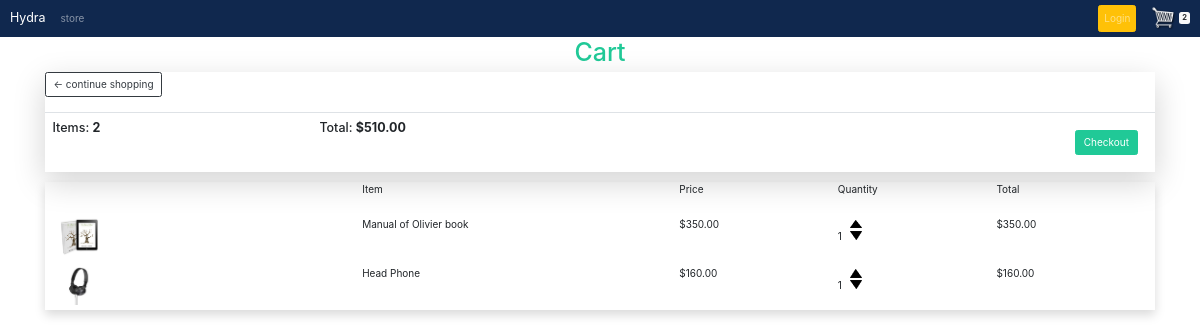
The app's page /cart (signed in) with its own data.
### store/models.py (models this page shows, shortened)
class Order(models.Model):
    customer = models.ForeignKey(Customer, on_delete=models.SET_NULL, blank=True, null=True, related_name="orders")
    date_ordered = models.DateTimeField(auto_now_add=True)
    completed = models.BooleanField(default=False, blank=True, null=True)
    transaction_id = models.CharField(max_length=200, null=True)
    @property
    def get_total_items(self):
        order_items = self.order_items.all()
        total = sum([item.quantity for item in order_items])
        return total
    @property
    def get_total_price(self):
        order_items = self.order_items.all()
        total = sum([item.get_total for item in order_items])
        return total

class OrderItem(models.Model):
    product = models.ForeignKey(Product, null=True, on_delete=models.SET_NULL, related_name="order_items")
    order = models.ForeignKey(Order, null=True, on_delete=models.SET_NULL, related_name="order_items")
    quantity = models.IntegerField(default=0, null=True, blank=True)
    date_added = models.DateTimeField(auto_now_add=True)
    @property
    def get_total(self):
        return self.product.price * self.quantity

class Product(models.Model):
    name = models.CharField(max_length=200)
    price = models.DecimalField(max_digits=7, decimal_places=2)
    digital = models.BooleanField(default=False, null=True, blank=True)
    image = models.ImageField(default="placeholder.png", blank=True)
    description= models.TextField(null=True, blank=True)
    additional_info = models.TextField(null=True, blank=True)
    sub_image1 = models.ImageField(null=True, blank=True)
    sub_image2 = models.ImageField(null=True, blank=True)
    sub_image3 = models.ImageField(null=True, blank=True)

### store/views.py (the view)
# urls.py: path("cart", views.cart, name="cart"),
def cart(request):
    data = cartData(request)
    items = data["items"]
    order = data["order"]
    cart_items = data["cart_items"]
    context = {"items": items, "order": order, "cart_items": cart_items}
    return render(request, "store/cart.html", context)

### store/utils.py (called while the page is built)
def cartData(request):
    if request.user.is_authenticated:
        customer = request.user.customer
        order, created = Order.objects.get_or_create(customer=customer, completed=False)
        items = order.order_items.all()
        cart_items = order.get_total_items
    else:
        cookieData = cookieCart(request)
        items = cookieData["items"]
        order = cookieData["order"]
        cart_items = cookieData["cart_items"]
    return {"cart_items": cart_items, "order": order, "items": items}

### store/templates/store/cart.html
{% extends 'store/main.html' %}
{% load static %}
{% block content %}
<h1 class="text-success text-center">Cart</h1>
<div class="row">
    <div class="col-md-12">
        <div class="shadow-lg">
            <a href="#" class="btn btn-outline-dark">&#x2190; continue shopping</a>
            <br>
            <br>
            <table class="table">
                <tr>
                    <th><h5>Items: <strong>{{ order.get_total_items }}</strong></h5></th>
                    <th><h5>Total: <strong>${{ order.get_total_price|floatformat:2 }}</strong></h5></th>
                    <th>
                        <a href="{% url 'store:checkout' %}" class="btn btn-success float-right m-3">Checkout</a>
                    </th>
                </tr>
            </table>
        </div>
        <div class="shadow">
            <div class="d-flex pb-2 mb-2 border-bottoms">
                <div style="flex:2;"></div>
                <div style="flex:2;"><p>Item</p></div>
                <div style="flex:1;"><p>Price</p></div>
                <div style="flex:1;"><p>Quantity</p></div>
                <div style="flex:1;"><p>Total</p></div>
            </div>
            {% for item in items %}
            <div class="d-flex pb-2 mb-2 border-bottoms">
                <div style="flex:2;"><img width="70px" src="{{ item.product.image.url }}" alt="Placeholder"></div>
                <div style="flex:2;"><p>{{ item.product.name }}</p></div>
                <div style="flex:1;"><p>${{ item.product.price|floatformat:2 }}</p></div>
                <div style="flex:1;" class="">
                    <p class="d-inline-block mr-2">{{ item.quantity }}</p>
                    <div class="d-inline-block">
                        <img width="12px" data-product="{{ item.product.id }}" data-action="add" class="d-block mt-1 update-cart" src="{% static 'images/arrow-up.png' %}" alt="arrow up">
                        <img width="12px" data-product="{{ item.product.id }}" data-action="remove" class="d-block mt-1 update-cart" src="{% static 'images/arrow-down.png' %}" alt="arrow down">
                    </div>
                </div>
                <div style="flex:1;"><p>${{ item.get_total }}</p></div>
            </div>
            {% endfor %}
        </div>
    </div>
</div>
{% endblock %}

### static/css/main.css (style rules this page uses)
body { background-color: gray; }

### static/css/detailpage.css (style rules this page uses)
*, *::before, *::after { padding: 0; margin: 0; box-sizing: inherit; }
html { box-sizing: border-box; font-size: 10px; }
a { text-decoration: none; }

### records on screen
Order: get_total_items "2", get_total_price "510.00"
OrderItem: product.image (picture), product.name "Manual of Olivier book", product.price "350.00", quantity "1", get_total "350.00"
OrderItem: product.image (picture), product.name "Head Phone", product.price "160.00", quantity "1", get_total "160.00"

### other values on screen
{{ cart_items }} "2"
